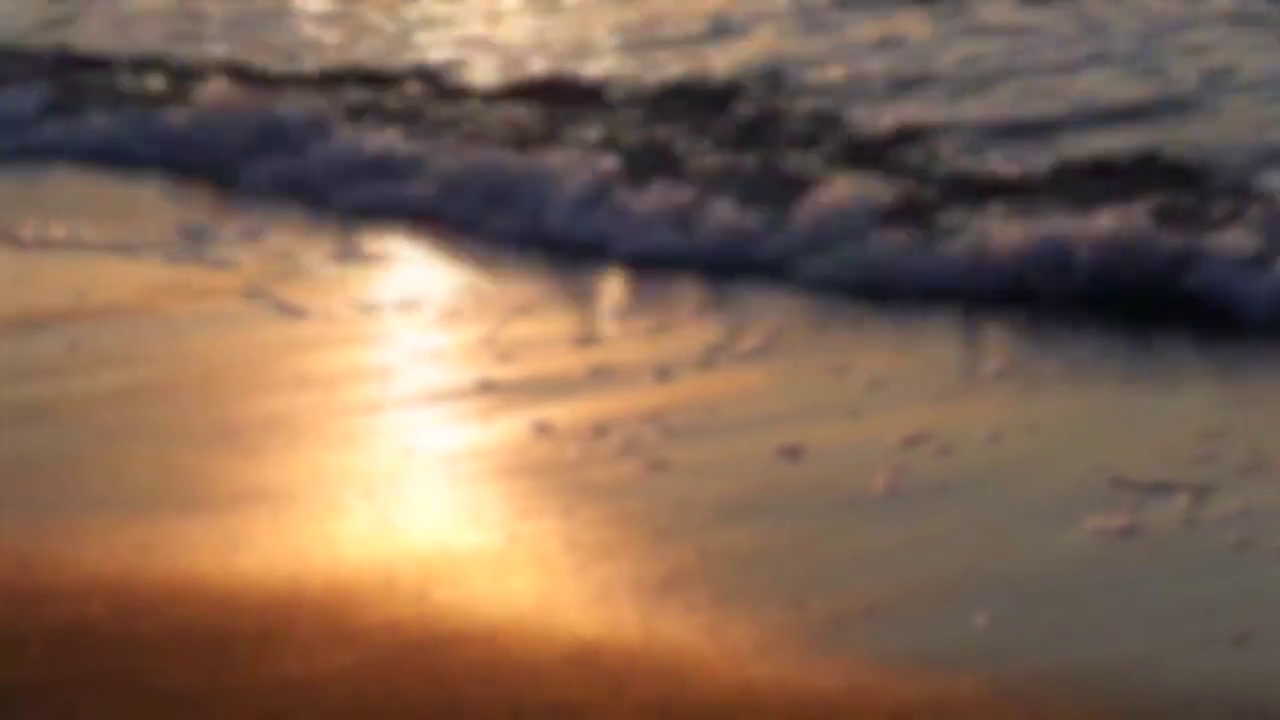
#> input picture frame 25 of Book Borrowing Website/video/beach.mp4, 1280 x 720 px, given in place of the camera
$ python face_detection_in_video.py
#> lines starting #> are read from the running program, lines starting #| are printed output that depends on the picture
import cv2
import numpy as np

# Video pocessing using Opencv


# to run a stored media file - try to keep in same dir as code

# cap = cv2.VideoCapture("sample.mp4")
cap = cv2.VideoCapture(0) # index = 0 for webcam


if cap.isOpened()==False :
    print("error displaying video from webcam")


# to read entire video file , read it frame-by-frame until its completed

# cap.read()   where cap = video -> reads entire vidso file frame-by-frame
# returns ret(bool) and frame(image - numpy 2D / 3D array)
# ret = bool shows wehter curr. frame was succesfully read or not
# frame = the 2D /3D np array =- image / curr frame to be displayed / analysed


fourcc = cv2.VideoWriter_fourcc(*'XVID') # saved file  =.avi format

out = cv2.VideoWriter("output.avi" , fourcc , 21 , (800 , 800)) # its just a temporary memory loc top store processed video frames .

while cap.isOpened()==True :

    ret , frame = cap.read()
#> frame is the input picture: shape (720, 1280, 3); mean B, G, R 83.2, 101.7, 128.1

    if ret==True :
        # process the video files and save its frame colectively
        # straigthen the image by median blur
        frame1 = cv2.medianBlur(frame , 5)
        img = cv2.cvtColor(frame1 , cv2.COLOR_BGR2GRAY)
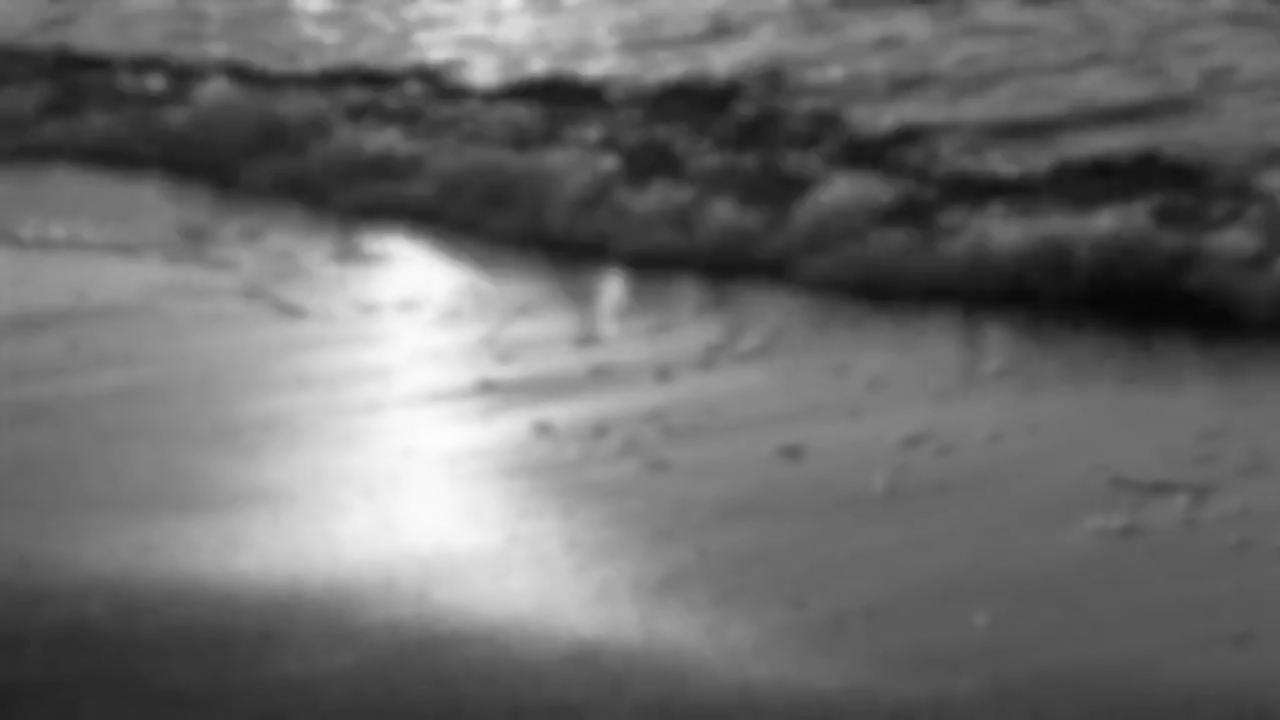
#> img: shape (720, 1280); min 7, max 253, mean 107.5

        edges = cv2.Canny(img , 30 , 200) # Canny edge detection
#> edges: shape (720, 1280); every value is 0

        contours , heirarchy = cv2.findContours(edges , cv2.RETR_EXTERNAL , cv2.CHAIN_APPROX_NONE)
#> contours = []

        cv2.drawContours(frame, contours , -1 , (0, 255, 0) , 1)

        # for face detection , use Haar Cascade Classifier
        face_cascade = cv2.CascadeClassifier(cv2.data.haarcascades + 'haarcascade_frontalface_default.xml')

        # detect faces in grayscale
        faces = face_cascade.detectMultiScale(img, scaleFactor=1.3, minNeighbors=5, minSize=(30, 30))
#> faces = ()

        for (x, y, w, h) in faces:
            cv2.rectangle(frame, (x, y), (x+w, y+h), (0, 255, 0), 2)
            cv2.putText(frame , "Face Detected!!" , (x , y) ,cv2.FONT_HERSHEY_SIMPLEX  ,1 , (0 , 0 , 255) , 2)
#> this loop made 0 passes

        print(faces) # coordinates of detected face

        cv2.imshow("current frame " , frame)

        # save each frame in output video file declared at start - by - out.write(frame)
        out.write(img)

 # while showing frame (image) , wait for 25 millisecond and if pressed key is - 'q' - ASCII(ord) code of presed key(0xFF) , then break  the while loop an dend the video
        if cv2.waitKey(25) & 0xFF == ord('q'):
#> (key q is pressed here)
            break

    else : # if ret = false , it means , file not read succesfuly , so break the loop
        break
     #if frame succesfuly read , display the frame

# to release system memory from ref var where video was stored
cap.release()


# release space from temporary out file as the actual procese fiel has been saved on sidk as output.avi
out.release()
cv2.destroyAllWindows()

''''
Frames - particular instances of video = images / 2D/3D matrix
multiple frames can pass in 1 sec in video

every operation that can be performed on img , can also be performed on frames
'''

$ run again, starting later in the video
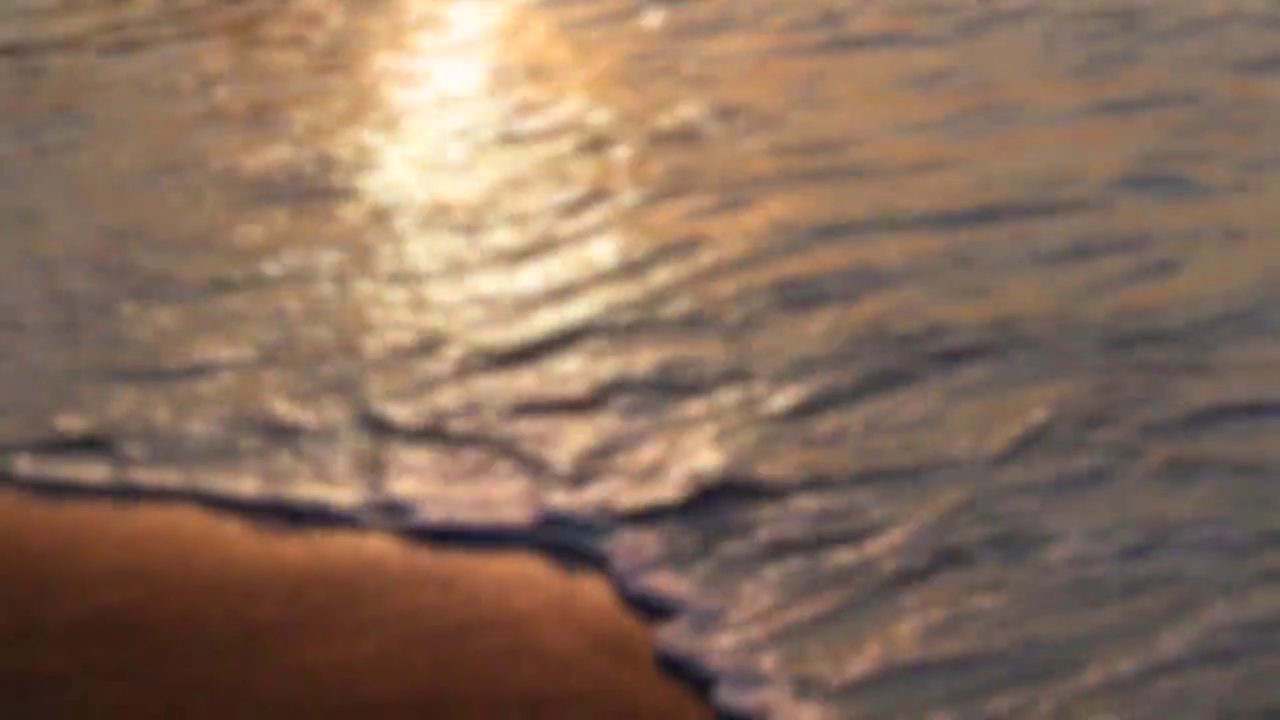
#> input picture frame 112 of Book Borrowing Website/video/beach.mp4, 1280 x 720 px, given in place of the camera
#> frame is the input picture: shape (720, 1280, 3); mean B, G, R 91.8, 109.6, 135.7
#> `img = cv2.cvtColor(frame1 , cv2.COLOR_BGR2GRAY)`:
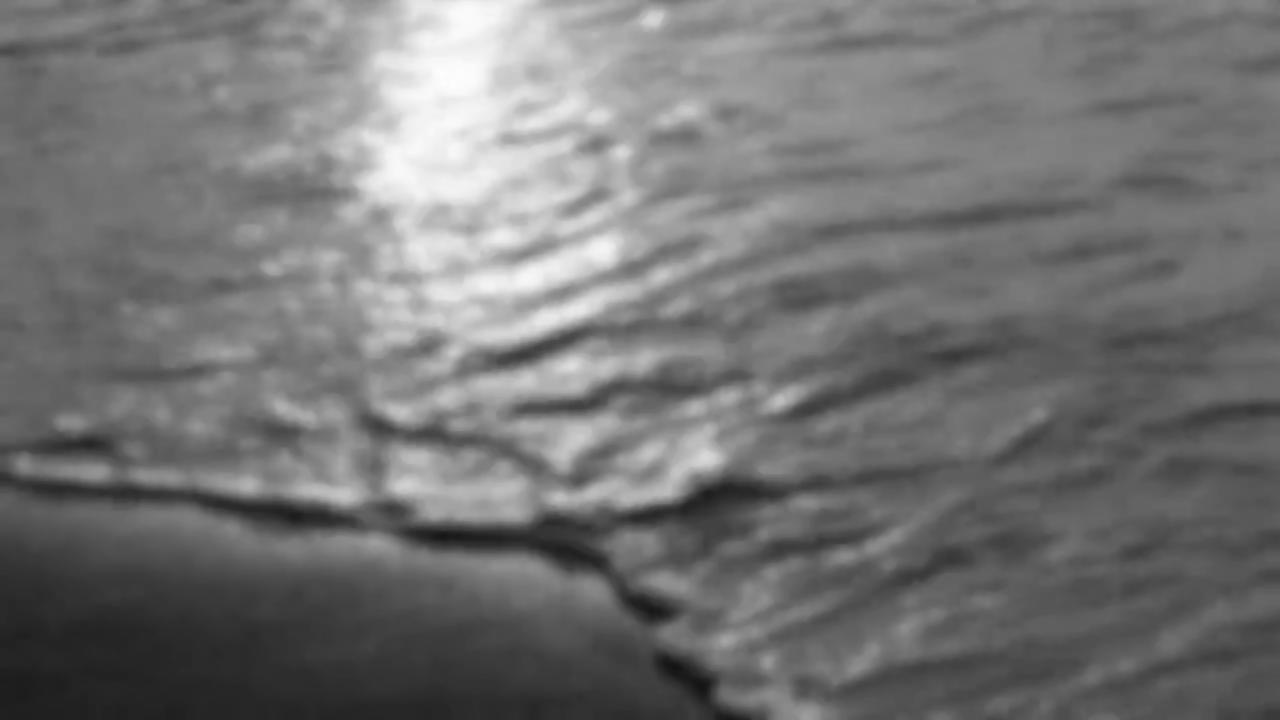
#> img: shape (720, 1280); min 19, max 253, mean 115.3
#> edges: shape (720, 1280); every value is 0
#> contours = []
#> faces = ()

$ run again, starting later in the video
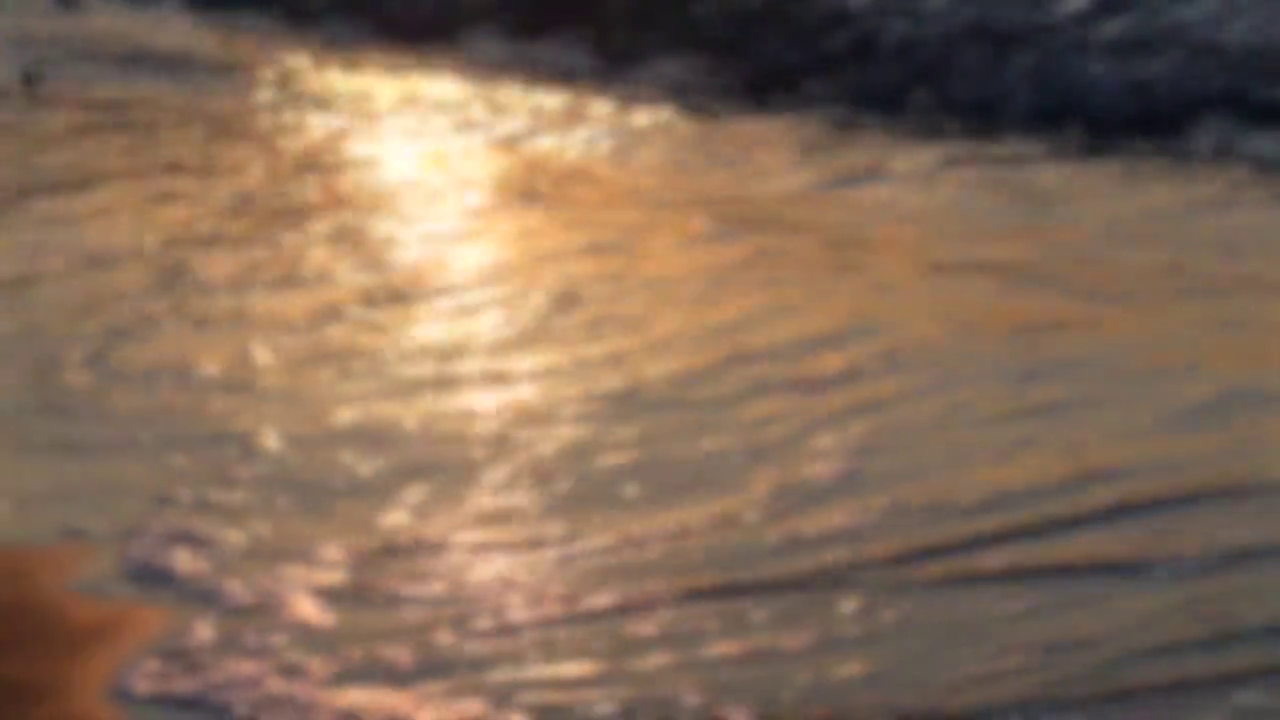
#> input picture frame 200 of Book Borrowing Website/video/beach.mp4, 1280 x 720 px, given in place of the camera
#> frame is the input picture: shape (720, 1280, 3); mean B, G, R 88.5, 107.9, 132.8
#> `img = cv2.cvtColor(frame1 , cv2.COLOR_BGR2GRAY)`:
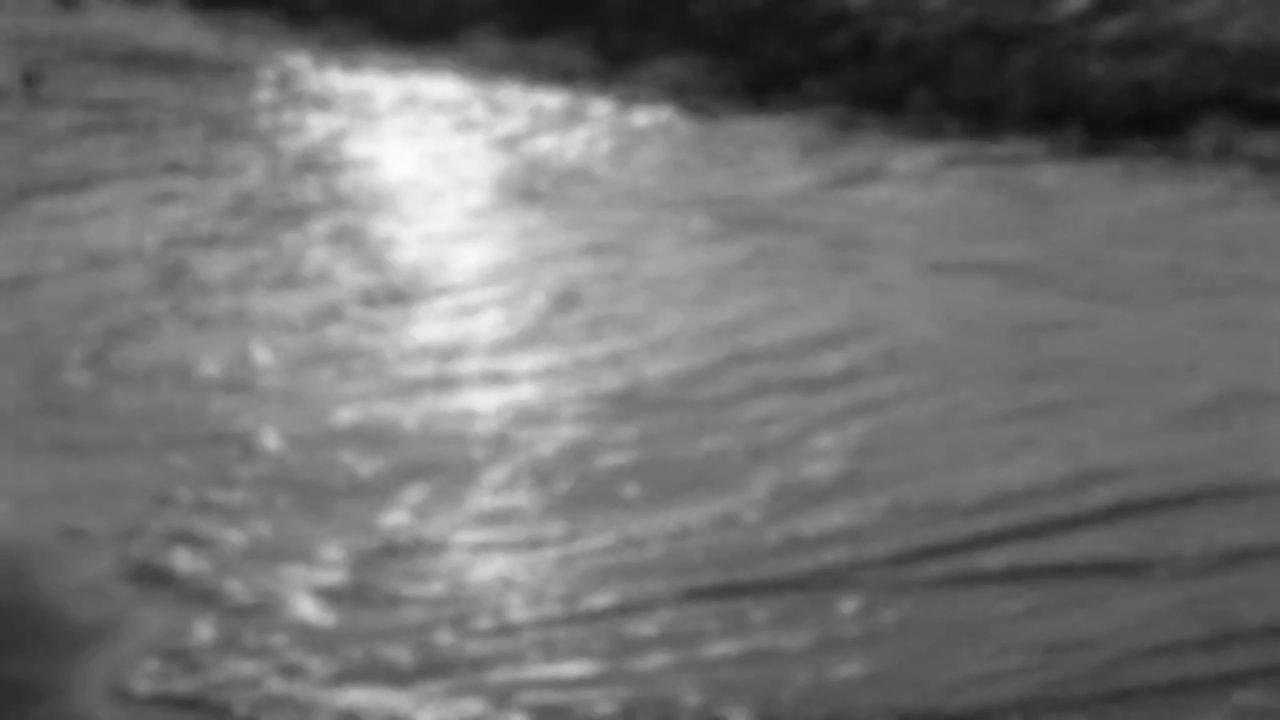
#> img: shape (720, 1280); min 12, max 253, mean 113.1
#> edges: shape (720, 1280); every value is 0
#> contours = []
#> faces = ()
